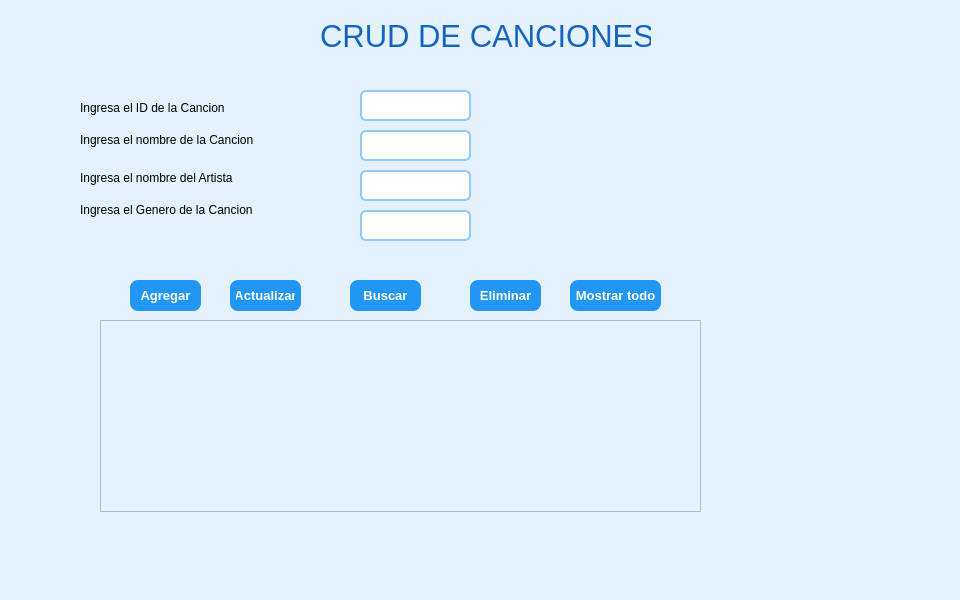
<?xml version="1.0" encoding="UTF-8"?>
<ui version="4.0">
 <class>MainWindow</class>
 <widget class="QMainWindow" name="MainWindow">
  <property name="geometry">
   <rect>
    <x>0</x>
    <y>0</y>
    <width>960</width>
    <height>600</height>
   </rect>
  </property>
  <property name="windowTitle">
   <string>MainWindow</string>
  </property>
  <property name="styleSheet">
   <string notr="true">    background-color: #E3F2FD;
</string>
  </property>
  <widget class="QWidget" name="centralwidget">
   <widget class="QLineEdit" name="txtId">
    <property name="geometry">
     <rect>
      <x>360</x>
      <y>90</y>
      <width>111</width>
      <height>31</height>
     </rect>
    </property>
    <property name="styleSheet">
     <string notr="true">QLineEdit{
    border:2px solid #90CAF9;
    border-radius:6px;
    padding:4px;
    background:white;
}

QLineEdit:focus{
    border:2px solid #1976D2;
}</string>
    </property>
   </widget>
   <widget class="QLineEdit" name="txtNombre">
    <property name="geometry">
     <rect>
      <x>360</x>
      <y>130</y>
      <width>111</width>
      <height>31</height>
     </rect>
    </property>
    <property name="styleSheet">
     <string notr="true">QLineEdit{
    border:2px solid #90CAF9;
    border-radius:6px;
    padding:4px;
    background:white;
}

QLineEdit:focus{
    border:2px solid #1976D2;
}</string>
    </property>
   </widget>
   <widget class="QLineEdit" name="txtArtista">
    <property name="geometry">
     <rect>
      <x>360</x>
      <y>170</y>
      <width>111</width>
      <height>31</height>
     </rect>
    </property>
    <property name="styleSheet">
     <string notr="true">QLineEdit{
    border:2px solid #90CAF9;
    border-radius:6px;
    padding:4px;
    background:white;
}

QLineEdit:focus{
    border:2px solid #1976D2;
}</string>
    </property>
   </widget>
   <widget class="QLineEdit" name="txtGenero">
    <property name="geometry">
     <rect>
      <x>360</x>
      <y>210</y>
      <width>111</width>
      <height>31</height>
     </rect>
    </property>
    <property name="styleSheet">
     <string notr="true">QLineEdit{
    border:2px solid #90CAF9;
    border-radius:6px;
    padding:4px;
    background:white;
}

QLineEdit:focus{
    border:2px solid #1976D2;
}</string>
    </property>
   </widget>
   <widget class="QLabel" name="label">
    <property name="geometry">
     <rect>
      <x>80</x>
      <y>100</y>
      <width>161</width>
      <height>16</height>
     </rect>
    </property>
    <property name="text">
     <string>Ingresa el ID de la Cancion</string>
    </property>
   </widget>
   <widget class="QLabel" name="label_2">
    <property name="geometry">
     <rect>
      <x>80</x>
      <y>130</y>
      <width>191</width>
      <height>20</height>
     </rect>
    </property>
    <property name="text">
     <string>Ingresa el nombre de la Cancion</string>
    </property>
   </widget>
   <widget class="QLabel" name="label_3">
    <property name="geometry">
     <rect>
      <x>80</x>
      <y>170</y>
      <width>161</width>
      <height>16</height>
     </rect>
    </property>
    <property name="text">
     <string>Ingresa el nombre del Artista</string>
    </property>
   </widget>
   <widget class="QLabel" name="label_4">
    <property name="geometry">
     <rect>
      <x>80</x>
      <y>200</y>
      <width>181</width>
      <height>20</height>
     </rect>
    </property>
    <property name="text">
     <string>Ingresa el Genero de la Cancion</string>
    </property>
   </widget>
   <widget class="QLabel" name="label_5">
    <property name="geometry">
     <rect>
      <x>320</x>
      <y>0</y>
      <width>331</width>
      <height>71</height>
     </rect>
    </property>
    <property name="font">
     <font>
      <pointsize>23</pointsize>
     </font>
    </property>
    <property name="styleSheet">
     <string notr="true">color:#1565C0;</string>
    </property>
    <property name="text">
     <string>CRUD DE CANCIONES</string>
    </property>
   </widget>
   <widget class="QPushButton" name="btnAgregar">
    <property name="geometry">
     <rect>
      <x>130</x>
      <y>280</y>
      <width>71</width>
      <height>31</height>
     </rect>
    </property>
    <property name="styleSheet">
     <string notr="true">QPushButton{
    background-color:#2196F3;
    color:white;
    border-radius:8px;
    padding:6px;
    font: bold 10pt;
}

QPushButton:hover{
    background-color:#1976D2;
}

QPushButton:pressed{
    background-color:#0D47A1;
}</string>
    </property>
    <property name="text">
     <string>Agregar</string>
    </property>
   </widget>
   <widget class="QPushButton" name="btnActualizar">
    <property name="geometry">
     <rect>
      <x>230</x>
      <y>280</y>
      <width>71</width>
      <height>31</height>
     </rect>
    </property>
    <property name="styleSheet">
     <string notr="true">QPushButton{
    background-color:#2196F3;
    color:white;
    border-radius:8px;
    padding:6px;
    font: bold 10pt;
}

QPushButton:hover{
    background-color:#1976D2;
}

QPushButton:pressed{
    background-color:#0D47A1;
}</string>
    </property>
    <property name="text">
     <string>Actualizar</string>
    </property>
   </widget>
   <widget class="QPushButton" name="btnBuscar">
    <property name="geometry">
     <rect>
      <x>350</x>
      <y>280</y>
      <width>71</width>
      <height>31</height>
     </rect>
    </property>
    <property name="styleSheet">
     <string notr="true">QPushButton{
    background-color:#2196F3;
    color:white;
    border-radius:8px;
    padding:6px;
    font: bold 10pt;
}

QPushButton:hover{
    background-color:#1976D2;
}

QPushButton:pressed{
    background-color:#0D47A1;
}</string>
    </property>
    <property name="text">
     <string>Buscar</string>
    </property>
   </widget>
   <widget class="QPushButton" name="btnEliminar">
    <property name="geometry">
     <rect>
      <x>470</x>
      <y>280</y>
      <width>71</width>
      <height>31</height>
     </rect>
    </property>
    <property name="styleSheet">
     <string notr="true">QPushButton{
    background-color:#2196F3;
    color:white;
    border-radius:8px;
    padding:6px;
    font: bold 10pt;
}

QPushButton:hover{
    background-color:#1976D2;
}

QPushButton:pressed{
    background-color:#0D47A1;
}</string>
    </property>
    <property name="text">
     <string>Eliminar</string>
    </property>
   </widget>
   <widget class="QPushButton" name="btnMostrarTodo">
    <property name="geometry">
     <rect>
      <x>570</x>
      <y>280</y>
      <width>91</width>
      <height>31</height>
     </rect>
    </property>
    <property name="styleSheet">
     <string notr="true">QPushButton{
    background-color:#2196F3;
    color:white;
    border-radius:8px;
    padding:6px;
    font: bold 10pt;
}

QPushButton:hover{
    background-color:#1976D2;
}

QPushButton:pressed{
    background-color:#0D47A1;
}</string>
    </property>
    <property name="text">
     <string>Mostrar todo</string>
    </property>
   </widget>
   <widget class="QTableWidget" name="tablaCanciones">
    <property name="geometry">
     <rect>
      <x>100</x>
      <y>320</y>
      <width>601</width>
      <height>192</height>
     </rect>
    </property>
    <property name="styleSheet">
     <string notr="true">QPlainTextEdit{
    background-color: white;
    border:2px solid #2196F3;
    border-radius:8px;
    color:black;
    font: 10pt Consolas;
}</string>
    </property>
   </widget>
  </widget>
  <widget class="QMenuBar" name="menubar">
   <property name="geometry">
    <rect>
     <x>0</x>
     <y>0</y>
     <width>960</width>
     <height>22</height>
    </rect>
   </property>
  </widget>
  <widget class="QStatusBar" name="statusbar"/>
 </widget>
 <resources/>
 <connections/>
</ui>
